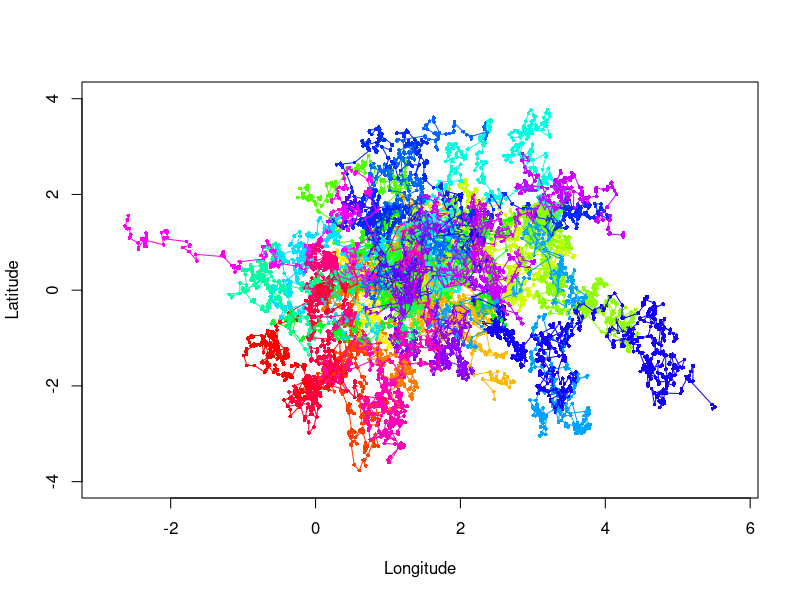

This figure's R source: (Note: this script raises an error after producing the figure.)
#Calculate random location data where displacement lengths follow an exponential distribution

tracks <- 25 #how many tracks do you want to make?
lambda <- 0.125 #for all tracks
distmin <- 2.5e-1 #in km

directedforward <- 0.3 #percent of angles showing forward directed movement - this ends up being split into 330-360 and 0-30 degree angles below
directedbackward <- 0.3 #percent of angles showing backward directed movement
random <- 0.4 #percent of angles showing random movement

set.seed(1)
startLatRange <- runif(tracks,0,2) #random tagging location between 0-2 deg latitude
set.seed(1)
startLonRange <- runif(tracks,0,2) #random tagging location between 0-2 deg longitude

set.seed(1)
dates <- sample(seq(as.POSIXct('2015-01-01 12:00:00'), as.POSIXct('2020-01-01 24:00:00'), by="day"), tracks) #random tagging dates

speciesA <- data.frame("ref"=0,"lon"=startLonRange[1],"lat"=startLatRange[1],"day"=dates[1]) # start loop, delete row at end of loop

set.seed(1)
samplesize <- floor(runif(tracks,200,1000)) #how many locations is the track going to have (min 200 max 1000)

i=1
for (i in 1:tracks){
  set.seed(1)
  r <- runif(samplesize[i]-1,0,1) #uniform random number between 0-1
  exp_x <- distmin-(1/lambda)*log(1-r) #Mean of exponential dist should equal 1/lambda when xmin isn't a factor. e.g., 1/mean(-(1/lambda)*log(1-r)) = lambda
  set.seed(1)
  directedForwardAngle1 <- round(runif((ceiling((directedforward/2)*samplesize[i])),330,360),2)
  set.seed(1)
  directedForwardAngle2 <- round(runif((ceiling((directedforward/2)*samplesize[i])),0,30),2)
  set.seed(1)
  directedBackwardAngle <- round(runif((ceiling((directedbackward)*samplesize[i])),150,210),2)
  set.seed(1)
  randomAngle <- runif(ceiling((random*samplesize[i])),0,360)
  angles <- c(directedForwardAngle1,directedForwardAngle2,directedBackwardAngle,randomAngle) #put the angles together
  set.seed(1)
  angles <- sample(angles,samplesize[i]) #randomize the order of the angles, if the rounding earlier caused too many angles this will bring it back to the designated sample size
  Radius <- 6371 #Earth Radius in km (disp are in km)
  rad <- 3.141592653589793/180 #Python has more digits of pi than R, so value pasted here instead of "pi"
  speciesA<-rbind(speciesA,c(data.frame("ref"=rep(i,samplesize[i]),"lon"=rep(startLonRange[i],samplesize[i]),"lat"=rep(startLatRange[i],samplesize[i]),
                                          "day"=rep(dates[i],samplesize[i]))))
  if (i==1){
    startRow <- 1
  } else {
    startRow <- sum(samplesize[1:i-1])+1
  }
  j=1
  for (j in 1:(samplesize[i]-1)){ #for each new location in each track  1-411
    d <- exp_x[j] #random disp from exp dist
    a <- angles[j]*(rad) #random angle from those created previously
    lat1 <- speciesA$lat[startRow+j]*(rad) # convert to radians - current lat
    long1 <- speciesA$lon[startRow+j]*(rad) # convert to radians - current long
    lat2 <- asin(sin(lat1)*cos(d/Radius) + cos(lat1)*sin(d/Radius)*cos(a)) # calculate new lat in radians based on angle and distance
    long2 <- long1 + atan2(sin(a)*sin(d/Radius)*cos(lat1),cos(d/Radius)-sin(lat1)*sin(lat2)) # calculate new long in radians based on angle and distance
    speciesA$lon[startRow+j+1] <- long2/rad # convert to degrees and save
    speciesA$lat[startRow+j+1] <- lat2/rad # convert to degrees and save
    speciesA$day[startRow+j+1] <- speciesA$day[startRow+j]+(24*60*60) # previous day plus number of hours it would take the animal to travel that distance
  }
}
speciesA<-speciesA[-1,]
cols <- data.frame(
  col = rainbow(length(unique(speciesA$ref))),
  id = unique(speciesA$ref)
)
with(speciesA, {
  plot(lon,lat,pch = 16, col = cols$col[match(ref, cols$id)], type = "p",
       ylim=c(min(lat)-0.25,max(lat)+0.25),xlim=c(min(lon)-0.25,max(lon)+0.25),cex=0.5,
       ylab="Latitude", xlab="Longitude")
  for (l in unique(ref)) {
    # print(cols$col[match(l, cols$id)])
    lines(lon[ref == l], lat[ref == l], type = "l", col = cols$col[match(l, cols$id)])
  }
})
print(tracks)
print(summary(samplesize))
print(summary(dates))
rm(list=ls()[! ls() %in% c("speciesA")])
setwd("Y:/Git/PhysMove/data")
save(speciesA, file = "speciesA.RData")
